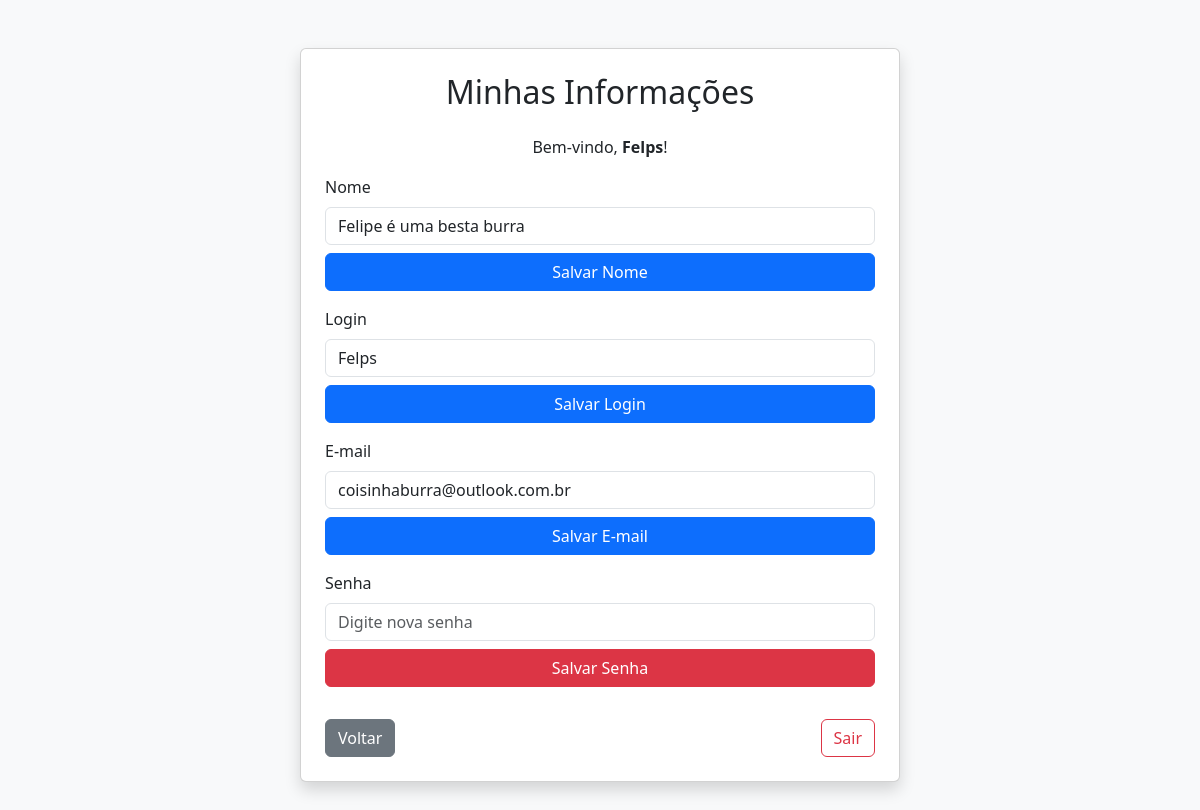
Page /infoc.php (signed in) on the committed database.
### tables this page shows
CREATE TABLE `funcionarios` (
  `idFunc` int(11) NOT NULL,
  `nickname` varchar(30) NOT NULL,
  `senha_hash` varchar(255) NOT NULL,
  `nome_completo` varchar(100) NOT NULL,
  `email` varchar(100) NOT NULL,
  `cpf` varchar(14) NOT NULL,
  `funcao` enum('gerente','repositor','cliente') NOT NULL
);

### infoc.php (the view, shortened to what this page needs)
<?php
require 'banco.php';
$nickname = $_SESSION['nickname'];
$sql = "SELECT * FROM funcionarios WHERE nickname = ?";
$stmt = mysqli_prepare($connect, $sql);
mysqli_stmt_bind_param($stmt, "s", $nickname);
mysqli_stmt_execute($stmt);
$resultado = mysqli_stmt_get_result($stmt);
$usuario = mysqli_fetch_assoc($resultado);
?>
<!DOCTYPE html>
<html lang="pt-BR">
<head>
    <link href="https://cdn.jsdelivr.net/npm/bootstrap@5.3.3/dist/css/bootstrap.min.css" rel="stylesheet">
</head>
<body class="bg-light">
<div class="container py-5">
    <div class="card shadow p-4 mx-auto" style="max-width: 600px;">
        <h2 class="text-center mb-4">Minhas Informações</h2>
        <p class="text-center">Bem-vindo, <strong><?= htmlspecialchars($_SESSION['nickname']); ?></strong>!</p>
        <?php if ($usuario): ?>
            <form method="POST" class="mb-3">
                <label class="form-label">Nome</label>
                <input type="text" class="form-control" name="novo_nome" value="<?= htmlspecialchars($usuario['nome_completo']) ?>" required>
                <button type="submit" class="btn btn-primary w-100 mt-2">Salvar Nome</button>
            </form>
            <form method="POST" class="mb-3">
                <label class="form-label">Login</label>
                <input type="text" class="form-control" name="novo_login" value="<?= htmlspecialchars($usuario['nickname']) ?>" required>
                <button type="submit" class="btn btn-primary w-100 mt-2">Salvar Login</button>
            </form>
            <form method="POST" class="mb-3">
                <label class="form-label">E-mail</label>
                <input type="email" class="form-control" name="novo_email" value="<?= htmlspecialchars($usuario['email']) ?>" required>
                <button type="submit" class="btn btn-primary w-100 mt-2">Salvar E-mail</button>
            </form>
            <form method="POST" class="mb-3">
                <label class="form-label">Senha</label>
                <input type="password" class="form-control" name="nova_senha" placeholder="Digite nova senha" required>
                <button type="submit" class="btn btn-danger w-100 mt-2">Salvar Senha</button>
            </form>
        <?php endif; ?>
        <div class="d-flex justify-content-between mt-3">
            <a href="indexcli.php" class="btn btn-secondary">Voltar</a>
            <a href="logout.php" class="btn btn-outline-danger">Sair</a>
        </div>
    </div>
</div>
</body>
</html>

### rows in the picture
funcionarios: novo_nome "Felipe é uma besta burra", novo_login "Felps", novo_email "coisinhaburra@outlook.com.br"

### other values in the picture
$_SESSION['nickname'] "Felps"
